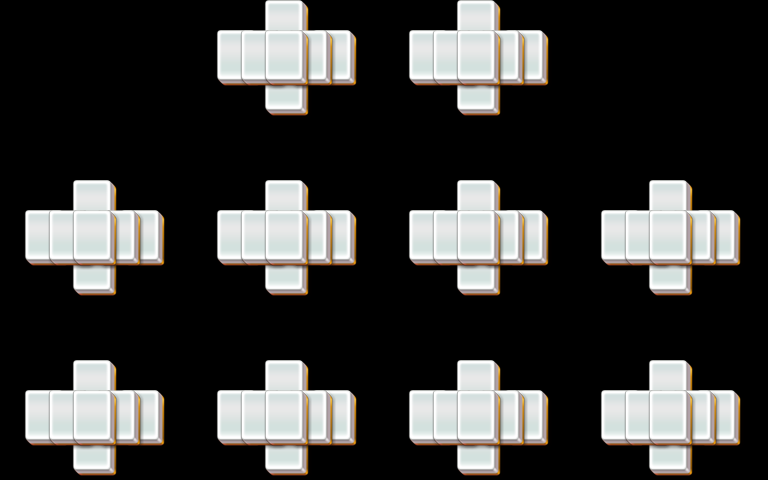

The image is a tile-based game level rendered from a .tmx file. Its description and source (layers, tilesets, objects; grid data summarised) follow:
An orthogonal 32x16 tile map with 24x30 px tiles, 4 tile layers (layer1, layer2, layer3, layer4).

<map version="1.0" orientation="orthogonal" width="32" height="16" tilewidth="24" tileheight="30">
 <properties>
  <property name="species" value="30" />
 </properties>
 <tileset firstgid="1" name="mahjong" tilewidth="48" tileheight="60">
  <image source="mahjong.png" width="48" height="60" />
 </tileset>
 <layer name="layer1" width="32" height="16">
  <data>[512 cells, 40 non-empty, 1 distinct tile ids]</data>
 </layer>
 <layer name="layer2" width="32" height="16">
  <data>[512 cells, 40 non-empty, 1 distinct tile ids]</data>
 </layer>
 <layer name="layer3" width="32" height="16">
  <data>[512 cells, 20 non-empty, 1 distinct tile ids]</data>
 </layer>
 <layer name="layer4" width="32" height="16">
  <data>[512 cells, 10 non-empty, 1 distinct tile ids]</data>
 </layer>
</map>
